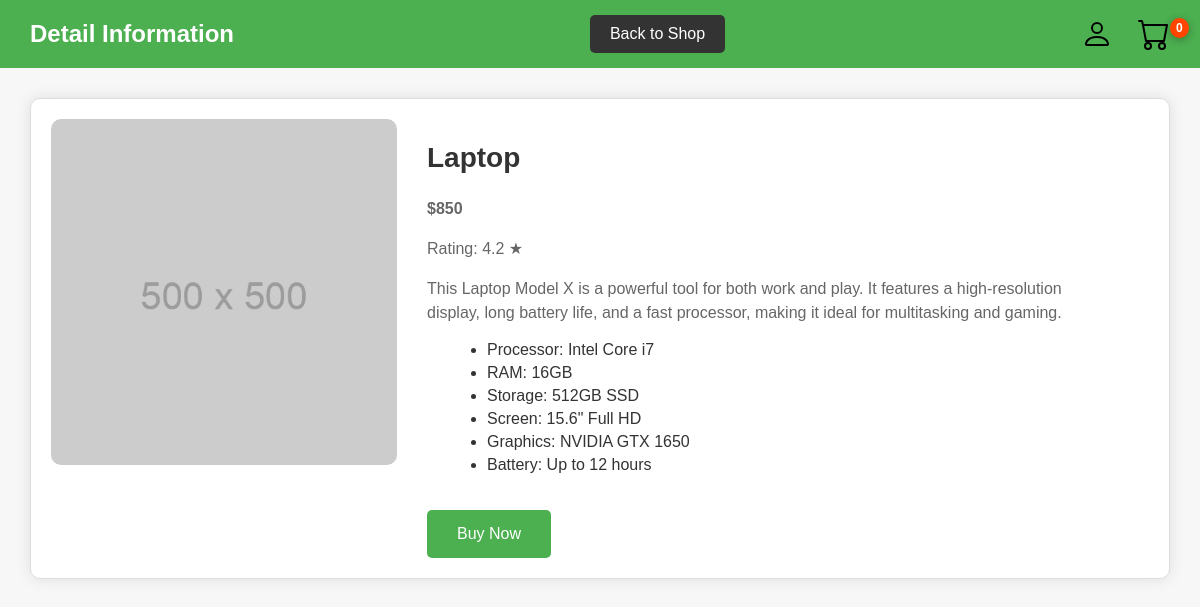
Page /product/411993f6-9b59-45c1-b111-2388980ea470/ on the committed database.
### store/models.py (models this page shows, shortened)
class Products(models.Model):
    id = models.UUIDField(primary_key=True, default=uuid.uuid4, editable=False)
    title = models.CharField(max_length=50, verbose_name="Заголовок")
    cat = models.ForeignKey('Category', on_delete=models.PROTECT, related_name="products")
    photo = models.ImageField(upload_to="photos/%Y/%m/%d/", default=None, blank=True, null=True, verbose_name="Фото")
    price = models.IntegerField()
    short_desc = models.CharField(max_length=100, blank=True, verbose_name="Краткое описание")
    description = models.TextField(max_length=255, blank=True, verbose_name="Полное описание товара", default='No description')
    rating = models.FloatField(null=True, blank=True)
    time_create = models.DateTimeField(auto_now_add=True)
    time_update = models.DateTimeField(auto_now=True)
    attrs = models.ManyToManyField('Attributes', blank=True, related_name='products')  # related_name="products"
    objects = models.Manager()

### store/views.py (the view)
# urls.py: path('product/<uuid:id>/', views.ProductPage.as_view(), name='product'),
class ProductPage(DataMixin, DetailView): #переделать в DetailView когда появятся Слаги в БД
    template_name = 'product.html'
    title_page = 'Detail Information'
    context_object_name = 'post'
    queryset = Products.objects.all()
    id_url_kwarg = 'id'
    def get_object(self, queryset=None):
        return get_object_or_404(Products.objects, id=self.kwargs[self.id_url_kwarg])

### store/templates/product.html
{% extends 'base.html' %}
{% load static %}
{% block content %}
    <section id="product-details">
        <div class="product-image">
            {% if post.photo %}
            <img src="{{ post.photo.url }}" alt="{{ post.title }}">
            {% else %}
            <img src="{% static 'images/500.png' %}" alt="{{ post.title }}">
            {% endif %}
        </div>
        <div class="product-info">
            <h2>{{ post.title }}</h2>
            <p class="price">${{ post.price }}</p>
            <p class="rating">Rating: {{ post.rating }} ★</p>
            <p>
                {{ post.description }}
            </p>
            <ul>
                <li>Processor: Intel Core i7</li>
                <li>RAM: 16GB</li>
                <li>Storage: 512GB SSD</li>
                <li>Screen: 15.6" Full HD</li>
                <li>Graphics: NVIDIA GTX 1650</li>
                <li>Battery: Up to 12 hours</li>
            </ul>
            <button id="buy-button">Buy Now</button>
        </div>
    </section>
{% endblock %}

### store/static/store/css/styles.css (style rules this page uses)
body { font-family: 'Arial', sans-serif; margin: 0; padding: 0; background-color: #f7f7f7; }
#product-details { display: flex; justify-content: space-between; align-items: flex-start; margin: 30px; padding: 20px; background-color: #fff; border: 1px solid #ddd; border-radius: 10px; box-shadow: 0px 0px 15px rgba(0, 0, 0, 0.1); }
.product-image { flex: 1; display: flex; justify-content: center; align-items: center; }
.product-image img { width: 100%; max-width: 500px; border-radius: 10px; }
.product-info { flex: 2; padding: 0 30px; }
.product-info h2 { font-size: 28px; color: #333; }
.price { font-size: 24px; color: #4CAF50; font-weight: bold; }
.rating { font-size: 18px; color: #FFD700; }
.product-info p { font-size: 16px; line-height: 1.5; color: #666; }
.product-info ul { list-style-type: disc; margin-left: 20px; color: #333; }
.product-info ul li { margin: 5px 0; }
#buy-button { background-color: #4CAF50; color: white; border: none; padding: 15px 30px; cursor: pointer; border-radius: 5px; font-size: 16px; margin-top: 20px; transition: background-color 0.3s; }

### rows in the picture
Products: title "Laptop", price "850", rating "4.2", description "This Laptop Model X is a powerful tool for both work and play. It features a high-resolution display, long battery life, and a fast processor, making it ideal for multitasking and gaming."

### other values in the picture
{{ title }} "Detail Information"
